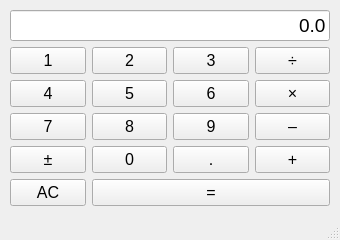
<?xml version="1.0" encoding="UTF-8"?>
<ui version="4.0">
 <class>MainWindow</class>
 <widget class="QMainWindow" name="MainWindow">
  <property name="geometry">
   <rect>
    <x>0</x>
    <y>0</y>
    <width>340</width>
    <height>240</height>
   </rect>
  </property>
  <property name="sizePolicy">
   <sizepolicy hsizetype="Preferred" vsizetype="Preferred">
    <horstretch>0</horstretch>
    <verstretch>0</verstretch>
   </sizepolicy>
  </property>
  <property name="minimumSize">
   <size>
    <width>340</width>
    <height>240</height>
   </size>
  </property>
  <property name="maximumSize">
   <size>
    <width>340</width>
    <height>240</height>
   </size>
  </property>
  <property name="windowTitle">
   <string>MainWindow</string>
  </property>
  <widget class="QWidget" name="centralwidget">
   <widget class="QWidget" name="">
    <property name="geometry">
     <rect>
      <x>10</x>
      <y>10</y>
      <width>320</width>
      <height>196</height>
     </rect>
    </property>
    <layout class="QGridLayout" name="gridLayout">
     <item row="0" column="0" colspan="4">
      <widget class="QLineEdit" name="edit_ans">
       <property name="font">
        <font>
         <pointsize>14</pointsize>
         <weight>50</weight>
         <bold>false</bold>
        </font>
       </property>
       <property name="text">
        <string>0.0</string>
       </property>
       <property name="alignment">
        <set>Qt::AlignRight|Qt::AlignTrailing|Qt::AlignVCenter</set>
       </property>
      </widget>
     </item>
     <item row="1" column="0">
      <widget class="QPushButton" name="button_num1">
       <property name="font">
        <font>
         <pointsize>12</pointsize>
        </font>
       </property>
       <property name="text">
        <string>1</string>
       </property>
      </widget>
     </item>
     <item row="1" column="1">
      <widget class="QPushButton" name="button_num2">
       <property name="font">
        <font>
         <pointsize>12</pointsize>
        </font>
       </property>
       <property name="text">
        <string>2</string>
       </property>
      </widget>
     </item>
     <item row="1" column="2">
      <widget class="QPushButton" name="button_num3">
       <property name="font">
        <font>
         <pointsize>12</pointsize>
        </font>
       </property>
       <property name="text">
        <string>3</string>
       </property>
      </widget>
     </item>
     <item row="1" column="3">
      <widget class="QPushButton" name="button_div">
       <property name="font">
        <font>
         <pointsize>12</pointsize>
        </font>
       </property>
       <property name="text">
        <string>÷</string>
       </property>
      </widget>
     </item>
     <item row="2" column="0">
      <widget class="QPushButton" name="button_num4">
       <property name="font">
        <font>
         <pointsize>12</pointsize>
        </font>
       </property>
       <property name="text">
        <string>4</string>
       </property>
      </widget>
     </item>
     <item row="2" column="1">
      <widget class="QPushButton" name="button_num5">
       <property name="font">
        <font>
         <pointsize>12</pointsize>
        </font>
       </property>
       <property name="text">
        <string>5</string>
       </property>
      </widget>
     </item>
     <item row="2" column="2">
      <widget class="QPushButton" name="button_num6">
       <property name="font">
        <font>
         <pointsize>12</pointsize>
        </font>
       </property>
       <property name="text">
        <string>6</string>
       </property>
      </widget>
     </item>
     <item row="2" column="3">
      <widget class="QPushButton" name="button_mul">
       <property name="font">
        <font>
         <pointsize>12</pointsize>
        </font>
       </property>
       <property name="text">
        <string>×</string>
       </property>
      </widget>
     </item>
     <item row="3" column="0">
      <widget class="QPushButton" name="button_num7">
       <property name="font">
        <font>
         <pointsize>12</pointsize>
        </font>
       </property>
       <property name="text">
        <string>7</string>
       </property>
      </widget>
     </item>
     <item row="3" column="1">
      <widget class="QPushButton" name="button_num8">
       <property name="font">
        <font>
         <pointsize>12</pointsize>
        </font>
       </property>
       <property name="text">
        <string>8</string>
       </property>
      </widget>
     </item>
     <item row="3" column="2">
      <widget class="QPushButton" name="button_num9">
       <property name="font">
        <font>
         <pointsize>12</pointsize>
        </font>
       </property>
       <property name="text">
        <string>9</string>
       </property>
      </widget>
     </item>
     <item row="3" column="3">
      <widget class="QPushButton" name="button_minus">
       <property name="font">
        <font>
         <pointsize>12</pointsize>
        </font>
       </property>
       <property name="text">
        <string>–</string>
       </property>
      </widget>
     </item>
     <item row="4" column="0">
      <widget class="QPushButton" name="button_plusminus">
       <property name="font">
        <font>
         <pointsize>12</pointsize>
        </font>
       </property>
       <property name="text">
        <string>±</string>
       </property>
      </widget>
     </item>
     <item row="4" column="1">
      <widget class="QPushButton" name="button_num0">
       <property name="font">
        <font>
         <pointsize>12</pointsize>
        </font>
       </property>
       <property name="text">
        <string>0</string>
       </property>
      </widget>
     </item>
     <item row="4" column="2">
      <widget class="QPushButton" name="button_dot">
       <property name="font">
        <font>
         <pointsize>12</pointsize>
        </font>
       </property>
       <property name="text">
        <string>.</string>
       </property>
      </widget>
     </item>
     <item row="4" column="3">
      <widget class="QPushButton" name="button_plus">
       <property name="font">
        <font>
         <pointsize>12</pointsize>
        </font>
       </property>
       <property name="text">
        <string>+</string>
       </property>
      </widget>
     </item>
     <item row="5" column="0">
      <widget class="QPushButton" name="button_clear">
       <property name="font">
        <font>
         <pointsize>12</pointsize>
        </font>
       </property>
       <property name="text">
        <string>AC</string>
       </property>
      </widget>
     </item>
     <item row="5" column="1" colspan="3">
      <widget class="QPushButton" name="button_ans">
       <property name="minimumSize">
        <size>
         <width>0</width>
         <height>27</height>
        </size>
       </property>
       <property name="font">
        <font>
         <pointsize>12</pointsize>
        </font>
       </property>
       <property name="text">
        <string>=</string>
       </property>
      </widget>
     </item>
    </layout>
   </widget>
  </widget>
  <widget class="QMenuBar" name="menubar">
   <property name="geometry">
    <rect>
     <x>0</x>
     <y>0</y>
     <width>340</width>
     <height>21</height>
    </rect>
   </property>
  </widget>
  <widget class="QStatusBar" name="statusbar"/>
 </widget>
 <resources/>
 <connections/>
</ui>
